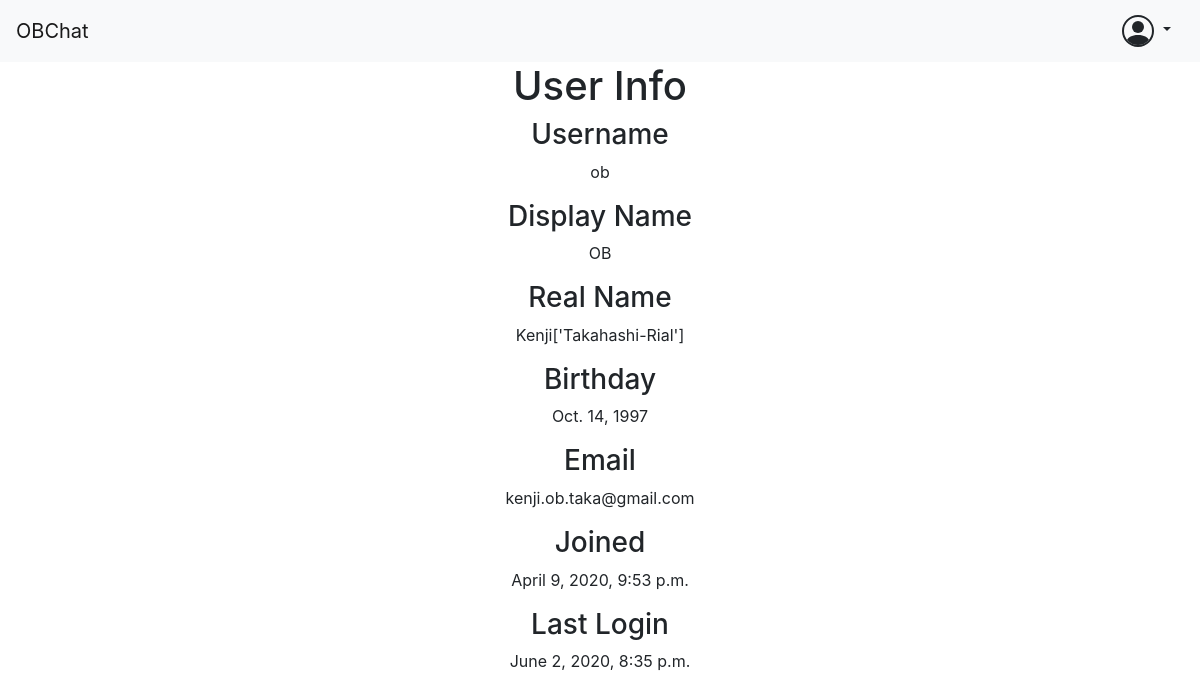
The page /OB/user/ob/ (signed in) on the database its author committed.
### OB/models.py (models this page shows, shortened)
class OBUser(AbstractUser):
    display_name = CharField(
        max_length=DISPLAY_NAME_MAX_LENGTH,
        null=True
    )
    birthday = DateField(null=True)
    is_anon = BooleanField(default=False)
    is_expelled = BooleanField(default=False)
    is_ob = BooleanField(default=False)

### OB/views/user.py (the view, shortened to what this page needs)
# urls.py: url(r"^user/(?P<username>[-\w]+)/$", user, name="OB-user")
def user(request, username):
    template = "OB/user.html"
    context = {"user": try_get(OBUser, username=username)}
    if request.method == "GET":
        if not context["user"]:
            template = "OB/not_user.html"
        return render(request, template, context)

### OB/utilities/database.py (called while the page is built)
def try_get(model, **kwargs):
    try:
        return model.objects.get(**kwargs)
    except model.DoesNotExist:
        return None

### OB/templates/OB/user.html (shortened to what this page needs)
{% extends "OB/base.html" %}
{% block head %}
  {% load static %}
{% endblock %}
{% block body %}
  <div class="row">
    <div class="mx-auto text-center">
      <h1>User Info</h1>
      <div id="display-info">
        <h3>Username</h3>
        <p>{{ user.username }}</p>
        <h3>Display Name</h3>
        <p name="can-edit" id="display-name">{% if user.display_name %}{{ user.display_name }}{% else %}{{ user.username }}{% endif %}</p>
        <h3>Real Name</h3>
        <p name="can-edit" id="real-name">{{ user.first_name }}{{ user.last_name }}
        </p>
        <h3>Birthday</h3>
        <p name="can-edit" id="birthday">{% if user.birthday %}{{ user.birthday }}{% else %}February 30th, Never{% endif %}</p>
        <h3>Email</h3>
        <p>{{ user.email }}</p>
        <h3>Joined</h3>
        <p>{{ user.date_joined }}</p>
        <h3>Last Login</h3>
        <p>{{ user.last_login }}</p>
      </div>
    </div>
  </div>
{% endblock %}

### rows shown on the page
OBUser: username "ob", display_name "OB", first_name "Kenji", last_name "['Takahashi-Rial']", birthday "Oct. 14, 1997", email "kenji.ob.taka@gmail.com", date_joined "April 9, 2020, 9:53 p.m.", last_login "June 2, 2020, 8:35 p.m."
